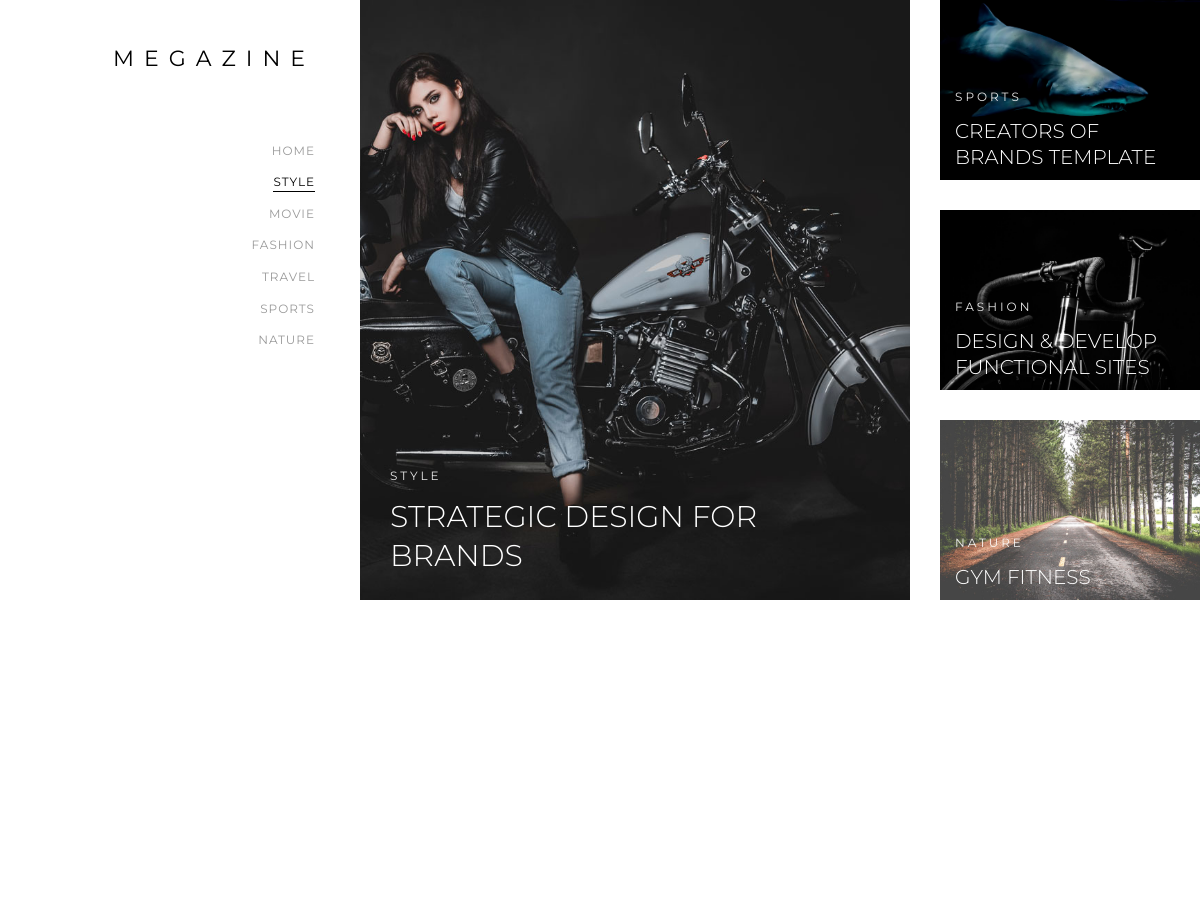
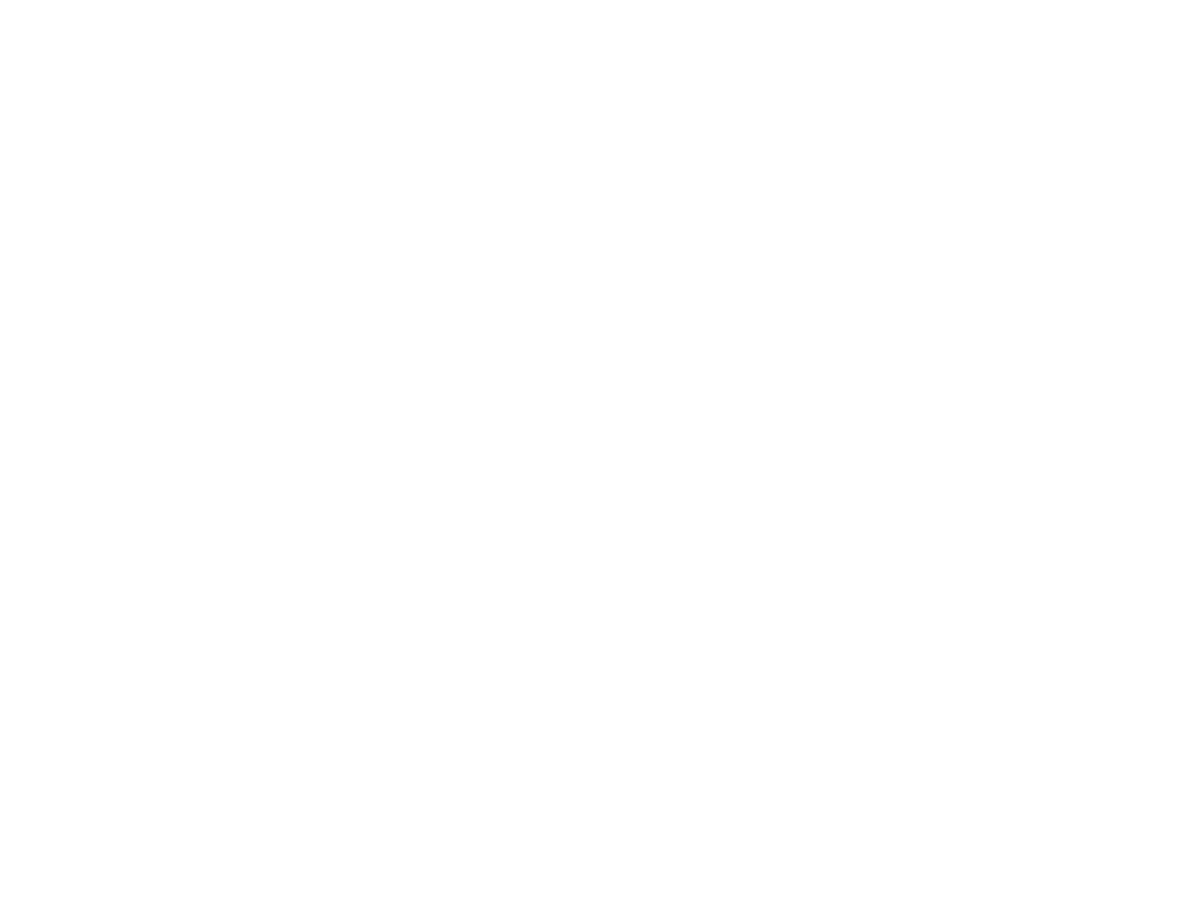
The page /style/ on the database its author committed (2 pictures, top to bottom).
### main/models.py (models this page shows, shortened)
class Category(models.Model):
    name = models.CharField(max_length=100, db_index=True)
    slug = models.SlugField(max_length=255, unique=True, db_index=True, verbose_name="URL")
    def __str__(self):
        return self.name
    class Meta:
        verbose_name = 'Категории'
        verbose_name_plural = 'Категории'

class Post(models.Model):
    title = models.CharField(max_length=255, verbose_name="Заголовок")
    subtitle = models.CharField(max_length=255, verbose_name="Описание")
    slug = models.SlugField(max_length=255, unique=True, db_index=True, verbose_name="URL")
    content = models.TextField(blank=True, verbose_name="Контент")
    photo = models.ImageField(upload_to="photos/%Y/%m/%d", verbose_name="Изображение")
    time_create = models.DateTimeField(auto_now_add=True, verbose_name="Время создания")
    is_published = models.BooleanField(default=True, verbose_name="Опубликовать")
    cat = models.ForeignKey('Category', on_delete=models.PROTECT)
    class Meta:
        verbose_name = 'Пост'
        verbose_name_plural = 'Посты'
        ordering = ['-time_create', 'title']

### main/views.py (the view)
# urls.py: path('<slug:cat_slug>/', views.HomeCat.as_view(), name='cat'),
class HomeCat(ListView):
    model = Post
    template_name = 'main/home.html'
    context_object_name = 'posts'
    def get_queryset(self):
        return Post.objects.filter(cat__slug=self.kwargs['cat_slug'], is_published=True)
    def get_context_data(self, *, object_list=None, **kwargs):
        context = super().get_context_data(**kwargs)
        context['cats'] = Category.objects.all()
        context['selected'] = self.kwargs['cat_slug']
        context['slider2'] = Post.objects.all().reverse()[:4]
        return context

### main/templates/main/home.html (shortened to what this page needs)
{% extends 'main/layout.html' %}
{% load static %}
 {% block main %}
	<div id="colorlib-page">
		<div id="colorlib-main">
			{% if slider %}
			<aside id="colorlib-hero" class="js-fullheight">
				<div class="flexslider js-fullheight">
					<ul class="slides">
					{% for i in slider %}
				   	<li>
				   		<div class="overlay"><img src="{{i.photo.url}}"></div>
				   		<div class="container-fluid">
				   			<div class="row">
					   			<div class="col-md-12 col-xs-12 js-fullheight slider-text">
					   				<div class="slider-text-inner">
					   					<div class="desc">
					   						<p class="tag"><span>{{i.cat}}</span></p>
						   					<h1><a href="{% url 'single' i.cat.slug i.slug %}">{{i.title}}</a></h1>
						   					<p>{{i.subtitle}}</p>
											</div>
					   				</div>
					   			</div>
					   		</div>
				   		</div>
				   	</li>
					{% endfor %}
				  	</ul>
			  	</div>
			</aside>
			{% else %}
			<div class="colorlib-featured">
				<div class="row">
					{% for post in slider2 %}
						{% if forloop.first %}
					<div class="col-md-8">
						<div class="featured-post">
							<div class="blog-img" style="background-image: url({{post.photo.url}});">
								<div class="desc">
									<p class="tag"><span>{{post.cat}}</span></p>
									<h2><a href="{% url 'single' post.cat.slug post.slug %}">{{post.title}}</a></h2>
								</div>
							</div>
						</div>
					</div>
						{% else %}
					<div class="col-md-4">
						<div class="featured-post2">
							<a href="{% url 'single' post.cat.slug post.slug %}" class="blog-img" style="background-image: url({{post.photo.url}});">
								<span class="desc">
									<p class="tag"><span>{{post.cat}}</span></p>
									<h2>{{post.title}}</h2>
								</span>
							</a>
						</div>
					</div>
					{% endif %}
					{% endfor %}
				</div>
			</div>
			{% endif %}
			<div class="colorlib-blog">
				<div class="container-wrap">
					<div class="row">
						{% for post in posts %}
						<div class="col-md-4">
						</div>
						{% endfor %}
					<div class="row">
					</div>
				</div>
			</div>
		</div>
	</div>
</div>
 {% endblock %}

### main/templates/main/layout.html (shortened to what this page needs)
<!DOCTYPE HTML>
{% load static %}
<html>
	<head>
	<link rel="stylesheet" href="{% static 'main/css/animate.css' %}">
	<link rel="stylesheet" href="{% static 'main/css/icomoon.css' %}">
	<link rel="stylesheet" href="{% static 'main/css/bootstrap.css' %}">
	<link rel="stylesheet" href="{% static 'main/css/flexslider.css' %}">
	<link rel="stylesheet" href="{% static 'main/css/magnific-popup.css' %}">
	<link rel="stylesheet" href="{% static 'main/css/owl.carousel.min.css' %}">
	<link rel="stylesheet" href="{% static 'main/css/owl.theme.default.min.css' %}">
	<link rel="stylesheet" href="{% static 'main/css/style.css' %}">
	</head>
	<body>
			<aside id="colorlib-aside" role="complementary" class="js-fullheight">
			<h1 id="colorlib-logo"><a href="/">Megazine</a></h1>
			<nav id="colorlib-main-menu" role="navigation">
				<ul>
					{% if selected %}
					<li><a href="/">Home</a></li>
					{% else %}
					<li class="colorlib-active"><a href="/">Home</a></li>
					{% endif %}
					{% for cat in cats %}
							{% if cat.slug == selected %}
								<li class="colorlib-active"><a href="{% url 'cat' cat.slug %}">{{cat}}</a></li>
							{% else %}
								<li><a href="{% url 'cat' cat.slug %}">{{cat}}</a></li>
							{% endif %}
						{% endfor %}
				</ul>
			</nav>
		</aside>
    {% block main %}
    {% endblock %}
	</body>
</html>

### main/static/main/css/style.css (style rules this page uses)
body { font-family: "Montserrat", Arial, sans-serif; font-weight: 300; font-size: 15px; line-height: 1.8; color: rgba(0, 0, 0, 0.7); }
a { color: #F75940; -webkit-transition: 0.5s; -o-transition: 0.5s; transition: 0.5s; }
p { margin-bottom: 1.5em; }
h1, h2, h3, h4, h5, h6 { color: #000; font-family: "Montserrat", Arial, sans-serif; font-weight: 400; margin: 0 0 30px 0; line-height: 1.3; }
#colorlib-page { width: 100%; overflow: hidden; position: relative; }
#colorlib-aside { padding-top: 3em; padding-bottom: 40px; padding-left: 3em; padding-right: 3em; width: 20%; position: fixed; bottom: 0; top: 0; left: 0; right: 0; z-index: 1001; background: #fff; -webkit-transition: 0.5s; -o-transition: 0.5s; transition: 0.5s; }
@media screen and (max-width: 1200px) { #colorlib-aside { width: 30%; } }
#colorlib-aside #colorlib-logo { text-align: right; font-weight: 400; font-size: 22px; text-transform: uppercase; margin-bottom: 3em; display: block; width: 100%; font-family: "Montserrat", Arial, sans-serif; }
#colorlib-aside #colorlib-logo a { display: inline-block; text-align: center; color: #000; letter-spacing: 10px; }
#colorlib-aside #colorlib-main-menu ul { text-align: right; margin: 0; padding: 0; }
#colorlib-aside #colorlib-main-menu ul li { margin: 0 0 10px 0; padding: 0; list-style: none; font-size: 12px; font-weight: 400; text-transform: uppercase; letter-spacing: 1px; }
#colorlib-aside #colorlib-main-menu ul li a { color: rgba(0, 0, 0, 0.4); text-decoration: none; position: relative; padding: 10px 0; font-family: "Montserrat", Arial, sans-serif; -webkit-transition: 0.3s; -o-transition: 0.3s; transition: 0.3s; }
#colorlib-aside #colorlib-main-menu ul li a:after { content: ""; position: absolute; height: 1px; bottom: 7px; left: 0; right: 0; background-color: #000; visibility: hidden; -webkit-transform: scaleX(0); -moz-transform: scaleX(0); -ms-transform: scaleX(0); -o-transform: scaleX(0); transform: scaleX(0); -webkit-transition: all 0.3s cubic-bezier(0.175, 0.885, 0.32, 1.275); -moz-transition: all 0.3s cubic-bezier(0.175, 0.885, 0.32, 1.275); -ms-transition: all 0.3s cubic-bezier(0.175, 0.885, 0.32, 1.275); -o-transition: all 0.3s cubic-bezier(0.175, 0.885, 0.32, 1.275); transition: all 0.3s cubic-bezier(0.175, 0.885, 0.32, 1.275); }
#colorlib-aside #colorlib-main-menu ul li.colorlib-active a { color: #000; }
#colorlib-aside #colorlib-main-menu ul li.colorlib-active a:after { visibility: visible; -webkit-transform: scaleX(1); -moz-transform: scaleX(1); -ms-transform: scaleX(1); -o-transform: scaleX(1); transform: scaleX(1); }
#colorlib-main { width: 80%; float: right; -webkit-transition: 0.5s; -o-transition: 0.5s; transition: 0.5s; }
@media screen and (max-width: 1200px) { #colorlib-main { width: 70%; } }
.container-wrap { display: block; width: 100%; }
.colorlib-blog { padding: 2em 0; clear: both; width: 100%; display: block; }
.user-img, .blog-img, .instagram { background-size: cover; background-position: center center; background-repeat: no-repeat; position: relative; }
.colorlib-featured { margin-bottom: 4em; position: relative; }
.colorlib-featured .desc { position: absolute; bottom: 0; left: 0; right: 0; padding: 0 2em 1em 2em; }
.colorlib-featured .desc h2 { text-transform: uppercase; font-weight: 300; color: #fff; margin-bottom: 10px; }
.colorlib-featured .desc h2 a { color: #fff; }
.colorlib-featured .desc .tag { text-transform: uppercase; font-size: 12px; font-weight: 400; margin-bottom: 10px; letter-spacing: 3px; }
.colorlib-featured .desc .tag span { color: rgba(255, 255, 255, 0.9); }
.featured-post { margin-bottom: 30px; }
.featured-post .blog-img { height: 600px; }
.featured-post2 { margin-bottom: 30px; }
.featured-post2:last-child { margin-bottom: 30px; }
.featured-post2 .blog-img { height: 180px; display: block; }
.featured-post2 .desc { padding: 0 1em; }
.featured-post2 .desc h2 { font-size: 20px; }

### rows shown on the page
Category: name "STYLE"
Category: name "MOVIE"
Category: name "FASHION"
Category: name "TRAVEL"
Category: name "SPORTS"
Category: name "NATURE"
Post: photo (picture), cat "STYLE", title "STRATEGIC DESIGN FOR BRANDS"
Post: photo (picture), cat "SPORTS", title "CREATORS OF BRANDS TEMPLATE"
Post: photo (picture), cat "FASHION", title "DESIGN & DEVELOP FUNCTIONAL SITES"
Post: photo (picture), cat "NATURE", title "GYM FITNESS"
